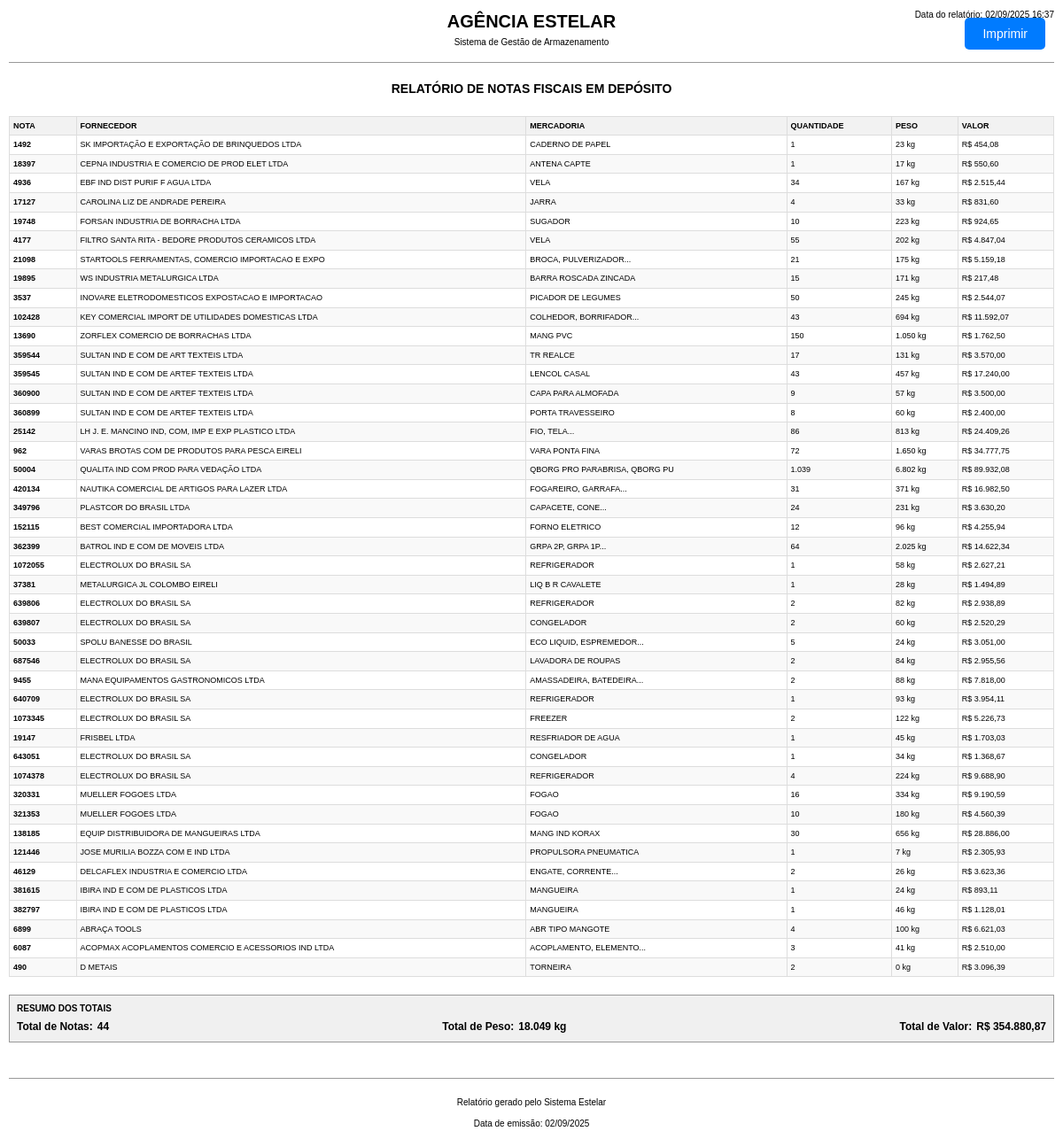
The page /notas/minhas-notas/imprimir-relatorio-deposito/ (signed in) on the database as committed earlier.
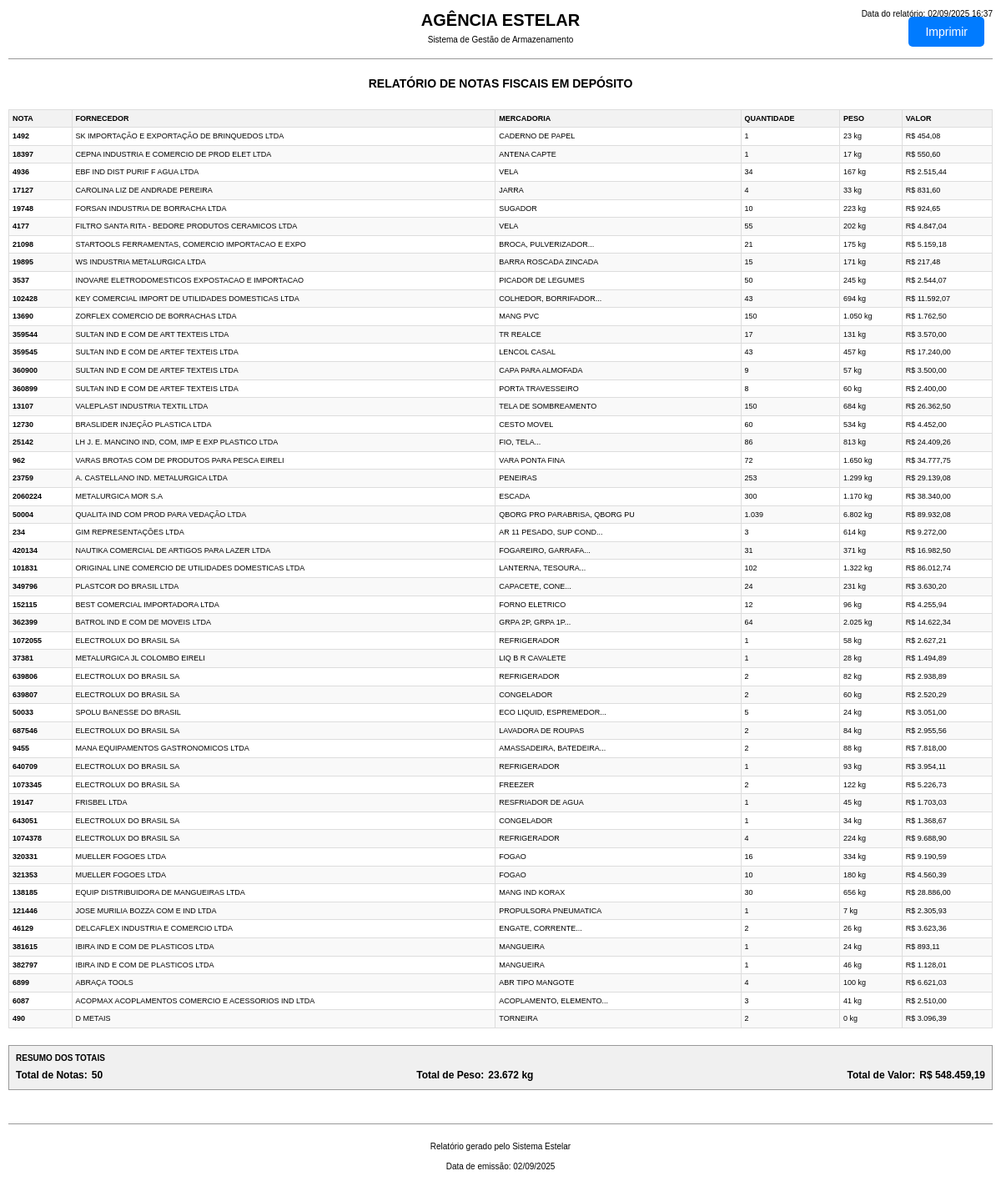
The same page on the database as committed later.
### notas/models.py (models this page shows, shortened)
class UpperCaseMixin:
    def save(self, *args, **kwargs):
        for field in self._meta.fields:
            if hasattr(field, 'max_length') and hasattr(self, field.name):
                value = getattr(self, field.name)
                if value and isinstance(value, str):
                    exclude_fields = [
                        'email', 'password', 'username', 'cpf', 'cnpj',
                        'cnh', 'chassi', 'renavam', 'placa', 'cep',
                        'telefone', 'rntrc', 'numero_consulta', 'tipo_usuario',
                        'status'  # Adicionado para não converter status para maiúsculo
                    ]
                    if field.name not in exclude_fields:
                        setattr(self, field.name, value.upper())
        super().save(*args, **kwargs)

class NotaFiscal(UpperCaseMixin, models.Model):
    cliente = models.ForeignKey(Cliente, on_delete=models.PROTECT, related_name='notas_fiscais', verbose_name="Cliente")
    nota = models.CharField(max_length=50, verbose_name="Número da Nota")
    data = models.DateField(verbose_name="Data de Emissão") # Nome 'data' mantido, era o que o Django esperava
    fornecedor = models.CharField(max_length=200, verbose_name="Fornecedor")
    mercadoria = models.CharField(max_length=200, verbose_name="Mercadoria")
    quantidade = models.DecimalField(max_digits=10, decimal_places=2, verbose_name="Quantidade")
    peso = models.DecimalField(max_digits=10, decimal_places=2, verbose_name="Peso (kg)")
    valor = models.DecimalField(max_digits=10, decimal_places=2, verbose_name="Valor (R$)")
    STATUS_NF_CHOICES = [ # Renomeado para evitar conflito com Cliente.STATUS_CHOICES
        ('Depósito', 'Depósito'),
        ('Enviada', 'Enviada'),
    ]
    status = models.CharField(max_length=20, default='Depósito', choices=STATUS_NF_CHOICES, verbose_name="Status da NF")
    romaneios = models.ManyToManyField(
        'RomaneioViagem',
        related_name='notas_vinculadas', # Related_name específico para evitar conflitos
        blank=True,
        verbose_name="Romaneios Vinculados"
    )
    class Meta:
        verbose_name = "Nota Fiscal"
        verbose_name_plural = "Notas Fiscais"
        ordering = ['-data', 'nota']
        constraints = [
            UniqueConstraint(fields=['nota', 'cliente', 'mercadoria', 'quantidade', 'peso'],
                             name='unique_nota_fiscal_por_campos_chave')
        ]

### notas/views.py (the view)
# urls.py: path('minhas-notas/imprimir-relatorio-deposito/', views.imprimir_relatorio_deposito, name='imprimir_relatorio_deposito'),
@login_required
@user_passes_test(is_cliente)
def imprimir_relatorio_deposito(request):
    if request.user.tipo_usuario == 'cliente' and request.user.cliente:
        notas_fiscais = NotaFiscal.objects.filter(
            cliente=request.user.cliente,
            status='Depósito'
        ).order_by('data')
    else:
        notas_fiscais = NotaFiscal.objects.filter(status='Depósito').order_by('data')
    total_peso = sum(nota.peso for nota in notas_fiscais)
    total_valor = sum(nota.valor for nota in notas_fiscais)
    return render(request, 'notas/auth/imprimir_relatorio_deposito.html', {
        'notas_fiscais': notas_fiscais,
        'total_peso': total_peso,
        'total_valor': total_valor,
        'cliente': request.user.cliente if request.user.cliente else None
    })

### notas/templatetags/format_filters.py (called while the page is built)
@register.filter
def format_brazilian_currency(value):
    if value is None:
        return ''
    try:
        locale.setlocale(locale.LC_ALL, 'pt_BR.UTF-8')
    except locale.Error:
        pass
    try:
        float_value = float(value)
        if float_value == 0:
            return 'R$ 0,00'
        formatted = f"{float_value:,.2f}".replace(',', 'X').replace('.', ',').replace('X', '.')
        return f"R$ {formatted}"
    except (ValueError, TypeError):
        return str(value)

@register.filter
def format_brazilian_number(value, decimal_places=0):
    if value is None:
        return ''
    try:
        locale.setlocale(locale.LC_ALL, 'pt_BR.UTF-8')
    except locale.Error:
        pass
    try:
        float_value = float(value)
        if float_value == 0:
            return '0'
        if decimal_places == 0:
            formatted = f"{float_value:,.0f}".replace(',', 'X').replace('.', ',').replace('X', '.')
        else:
            formatted = f"{float_value:,.{decimal_places}f}".replace(',', 'X').replace('.', ',').replace('X', '.')
        return formatted
    except (ValueError, TypeError):
        return str(value)

### notas/templates/notas/auth/imprimir_relatorio_deposito.html (shortened to what this page needs)
{% load format_filters %}
<!DOCTYPE html>
<html lang="pt-BR">
<head>
</head>
<body>
    <button class="print-button no-print" onclick="window.print()">
         Imprimir
    </button>
    <div class="date-info">
        Data do relatório: {% now "d/m/Y H:i" %}
    </div>
    <div class="header">
        <h1>AGÊNCIA ESTELAR</h1>
        <p>Sistema de Gestão de Armazenamento</p>
    </div>
    <div class="report-title">
        RELATÓRIO DE NOTAS FISCAIS EM DEPÓSITO
    </div>
    {% if notas_fiscais %}
    <table class="table">
        <thead>
            <tr>
                <th>NOTA</th>
                <th>FORNECEDOR</th>
                <th>MERCADORIA</th>
                <th>QUANTIDADE</th>
                <th>PESO</th>
                <th>VALOR</th>
            </tr>
        </thead>
        <tbody>
            {% for nota in notas_fiscais %}
            <tr>
                <td><strong>{{ nota.nota }}</strong></td>
                <td>{{ nota.fornecedor }}</td>
                <td>{{ nota.mercadoria }}</td>
                <td>{{ nota.quantidade|format_brazilian_quantity }}</td>
                <td>{{ nota.peso|format_brazilian_weight }}</td>
                <td>{{ nota.valor|format_brazilian_currency }}</td>
            </tr>
            {% endfor %}
        </tbody>
    </table>
    <div class="totals">
        <h4>RESUMO DOS TOTAIS</h4>
        <div class="totals-inline">
            <div class="total-item">
                <span class="total-label">Total de Notas:</span>
                <span class="total-value">{{ notas_fiscais.count }}</span>
            </div>
            <div class="total-item">
                <span class="total-label">Total de Peso:</span>
                <span class="total-value">{{ total_peso|format_brazilian_weight }}</span>
            </div>
            <div class="total-item">
                <span class="total-label">Total de Valor:</span>
                <span class="total-value">{{ total_valor|format_brazilian_currency }}</span>
            </div>
        </div>
    </div>
    {% else %}
    <div style="text-align: center; padding: 40px; color: #666;">
        <h3>Nenhuma nota fiscal em depósito encontrada.</h3>
    </div>
    {% endif %}
    <div class="footer">
        <p>Relatório gerado pelo Sistema Estelar</p>
        <p>Data de emissão: {% now "d/m/Y" %}</p>
    </div>
</body>
</html>

Rows that differ between the two databases and show on the page:
now on this page (row edited): NotaFiscal: nota "13107", fornecedor "VALEPLAST INDUSTRIA TEXTIL LTDA", mercadoria "TELA DE SOMBREAMENTO", quantidade "150", peso "684 kg", valor "R$ 26.362,50"
now on this page (row edited): NotaFiscal: nota "12730", fornecedor "BRASLIDER INJEÇÃO PLASTICA LTDA", mercadoria "CESTO MOVEL", quantidade "60", peso "534 kg", valor "R$ 4.452,00"
now on this page (row edited): NotaFiscal: nota "23759", fornecedor "A. CASTELLANO IND. METALURGICA LTDA", mercadoria "PENEIRAS", quantidade "253", peso "1.299 kg", valor "R$ 29.139,08"
now on this page (row edited): NotaFiscal: nota "2060224", fornecedor "METALURGICA MOR S.A", mercadoria "ESCADA", quantidade "300", peso "1.170 kg", valor "R$ 38.340,00"
now on this page (row edited): NotaFiscal: nota "234", fornecedor "GIM REPRESENTAÇÕES LTDA", mercadoria "AR 11 PESADO, SUP COND...", quantidade "3", peso "614 kg", valor "R$ 9.272,00"
now on this page (row edited): NotaFiscal: nota "101831", fornecedor "ORIGINAL LINE COMERCIO DE UTILIDADES DOMESTICAS LTDA", mercadoria "LANTERNA, TESOURA...", quantidade "102", peso "1.322 kg", valor "R$ 86.012,74"
Other text that changed with them:
{{ notas_fiscais.count }}: "44" → "50"
{{ total_peso|format_brazilian_weight }}: "18.049 kg" → "23.672 kg"
{{ total_valor|format_brazilian_currency }}: "R$ 354.880,87" → "R$ 548.459,19"
